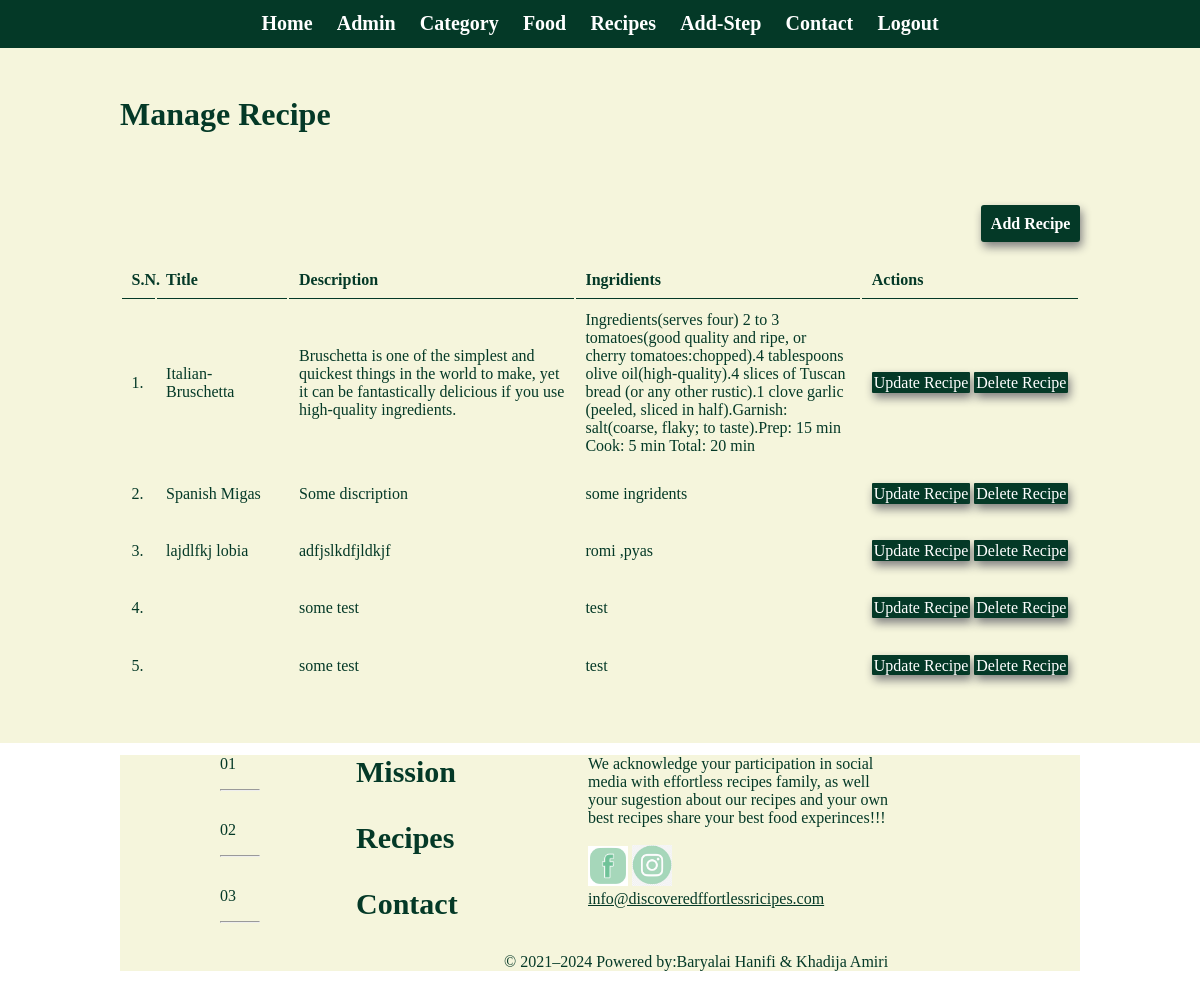
The page /admin/manage-recipe.php (signed in) on the database its author committed.
### tables this page shows
CREATE TABLE `tbl_foodrecipe` (
  `id` int(11) NOT NULL,
  `title` varchar(40) DEFAULT NULL,
  `description` text DEFAULT NULL,
  `ingridents` text DEFAULT NULL,
  `food_id` int(11) NOT NULL
);

### admin/manage-recipe.php (the view, shortened to what this page needs)
<?php
	include('./partiales/menu.php');
?>
<div class="backend-main">
	 <div class="wrapper">
	    <h1>Manage Recipe</h1>
	   	<br><br>
	   	<br><br>
		     <a href="<?php echo SITEURL;?>admin/add-recipe.php" class="btn-primary">Add Recipe</a>
		     <br><br><br>
		     <table class="tbl-full">
		     	<tr>
		     		<th>S.N.</th>
		     		<th>Title</th>
		     		<th>Description</th>
		     		<th>Ingridients</th>
		     		<th>Actions</th>
		     	</tr>
		     	<?php
		     		$sql="SELECT * FROM tbl_foodrecipe";
		     		$result=mysqli_query($conn,$sql);
		     		$count=mysqli_num_rows($result);
		     		$sn=1;
		     		if($count>0){
		     			while ($row = mysqli_fetch_assoc($result)) {
		     				$title = $row['title'];
		     				$description = $row['description'];
		     				$ingridents = $row['ingridents'];
		    				?>
		     				<tr>
		     				<td><?php echo $sn++; ?>.</td>
		     				<td><?php echo $title;  ?></td>
		     				<td width="30%"><?php echo $description; ?></td>
		     				<td width="30%"><?php echo $ingridents;?></td>
		    				<td>
		     					<a href="#" class="btn-secondary">Update Recipe</a>
		     					<a href="#" class="btn-danger">Delete Recipe</a>
		     				</td>
		     			    </tr>
		     			    <?php
		     			}
		     		}else{
		     			?>
		     			<tr>
		     				<td colspan="6"><div class="error">No recipe added yet...</div></td>
		     			</tr>
		     			<?php
		     		}
		     	 ?>
		     </table>
		 </div>
   </div>
<?php
	include('./partiales/footer.php');
?>

### css/frontend.css (style rules this page uses)
* { margin:0; padding: 0; font-size: relative; }

### css/backend.css (style rules this page uses)
* { margin:0; padding: 0; color:#043927; font-family: "Times New Roman",Times,serif; }
.wrapper { padding: 1%; width: 80%; margin: 0 auto; }
.tbl-full { width: 100%; }
table tr th { border-bottom: 1px solid #043927; padding: 1%; text-align: left; }
table tr td { padding: 1%; }
.btn-primary { background-color:#043927; color: white; padding: 1%; text-decoration: none; float: right; font-weight: bold; border-radius: 3px; box-shadow: 2px 5px 10px grey; }
.btn-secondary { background-color:#043927; color: white; padding: 1%; text-decoration: none; border-radius: 1px; box-shadow: 2px 5px 10px grey; }
.btn-danger { background-color:#043927; color: white; padding: 1%; text-decoration: none; border-radius: 1px; box-shadow: 2px 5px 10px grey; }
.backend-main { background-color:#f5f5dc; color: white; padding: 3% 0; }

### rows shown on the page
tbl_foodrecipe: title "Italian-Bruschetta", description "Bruschetta is one of the simplest and quickest things in the world to make, yet it can be fantastically delicious if you use high-quality ingredients.", ingridents "Ingredients(serves four) 2 to 3 tomatoes(good quality and ripe, or cherry tomatoes:chopped).4 tablespoons olive oil(high-quality).4 slices of Tuscan bread (or any other rustic).1 clove garlic (peeled, sliced in half).Garnish: salt(coarse, flaky; to taste).Prep: 15 min Cook: 5 min Total: 20 min"
tbl_foodrecipe: title "Spanish Migas", description "Some discription", ingridents "some ingridents"
tbl_foodrecipe: title "lajdlfkj lobia", description "adfjslkdfjldkjf", ingridents "romi ,pyas"
tbl_foodrecipe: description "some test", ingridents "test"
tbl_foodrecipe: description "some test", ingridents "test"

### other values the page prints
$startYear "2021"
